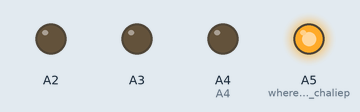
Simulated run of this sketch. Board: Arduino Uno, built with avr-gcc and run on an emulated ATmega328P. Parts: output pins drawn as LEDs (lit = HIGH).

Above: at 1.5 s.
At 4.0 s:
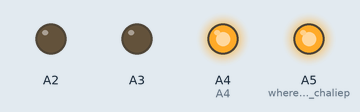
At 5.5 s:
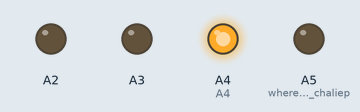
At 7.0 s:
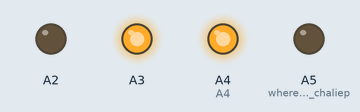
At 10.0 s:
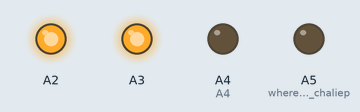
At 13.0 s:
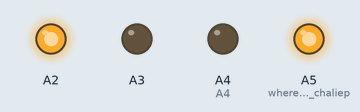
Timing chart, 0 to 15.6 s (numbered marks = the images above):
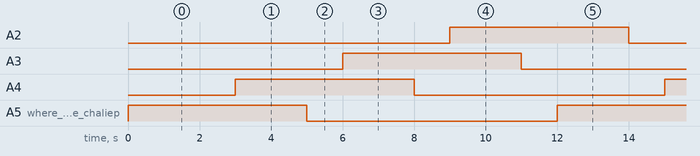

Measured:
- by itself, A2–4, A5 (where_12_leds_are_chaliep): alternates HIGH for 5.0 s and LOW for 7.0 s
- by itself, everything shown: repeats every 12.0 s, in 12 steps

The sketch:

charlieplexing_leds.ino
```cpp
/*
  Arduino IDE version: 1.8.3
  Tested on : ARBD-1
  Microcontroller:ATMEGA 328p
  Written by:Mohammad Waqas
  Date:11/06/2019
*/

// the setup function runs once when you press reset or power the board
void setup() {


}
// the loop function runs over and over again forever
void loop() {
  pinMode(A4, OUTPUT);	// A4,A5,A6 and A7 are four pins
  pinMode(A5, OUTPUT);	//where 12 leds are chalieplexed
  pinMode(A3, INPUT);
  pinMode(A2, INPUT);
  digitalWrite(A5, HIGH); //using this configuration led 1 turns on
  digitalWrite(A4, LOW);
  delay(1000);	//wait for a second


  pinMode(A3, OUTPUT);
  pinMode(A5, OUTPUT);
  pinMode(A4, INPUT);
  pinMode(A2, INPUT);
  digitalWrite(A5, HIGH);	//led 2 turns on and led 1 turns off
  digitalWrite(A3, LOW);
  delay(1000);

  pinMode(A2, OUTPUT);
  pinMode(A5, OUTPUT);
  pinMode(A3, INPUT);
  pinMode(A4, INPUT);
  digitalWrite(A5, HIGH);	//led 3 turns on and led 2 turns off
  digitalWrite(A2, LOW);
  delay(1000);

  pinMode(A3, OUTPUT);
  pinMode(A4, OUTPUT);
  pinMode(A5, INPUT);
  pinMode(A2, INPUT);
  digitalWrite(A4, HIGH);
  digitalWrite(A3, LOW);	//led 4 turns on and led 3 turns off
  delay(1000);

  pinMode(A4, OUTPUT);
  pinMode(A2, OUTPUT);
  pinMode(A3, INPUT);
  pinMode(A5, INPUT);
  digitalWrite(A4, HIGH);
  digitalWrite(A2, LOW);	//led 5 turns on and led 4 turns off
  delay(1000);

  pinMode(A4, OUTPUT);
  pinMode(A5, OUTPUT);
  pinMode(A3, INPUT);
  pinMode(A2, INPUT);
  digitalWrite(A4, HIGH);
  digitalWrite(A5, LOW);	//led 6 turns on and led 5 turns off
  delay(1000);


  pinMode(A3, OUTPUT);
  pinMode(A2, OUTPUT);
  pinMode(A4, INPUT);
  pinMode(A5, INPUT);
  digitalWrite(A3, HIGH);
  digitalWrite(A2, LOW);	//led 7 turns on and led 6 turns off
  delay(1000);

  pinMode(A3, OUTPUT);
  pinMode(A5, OUTPUT);
  pinMode(A4, INPUT);
  pinMode(A2, INPUT);
  digitalWrite(A3, HIGH);
  digitalWrite(A5, LOW);	//led 8 turns on and led 7 turns off
  delay(1000);

  pinMode(A3, OUTPUT);
  pinMode(A4, OUTPUT);
  pinMode(A5, INPUT);
  pinMode(A2, INPUT);
  digitalWrite(A3, HIGH);
  digitalWrite(A4, LOW);	//led 9 turns on and led 8 turns off
  delay(1000);

  pinMode(A2, OUTPUT);
  pinMode(A5, OUTPUT);
  pinMode(A4, INPUT);
  pinMode(A3, INPUT);
  digitalWrite(A2, HIGH);
  digitalWrite(A5, LOW);	//led 10 turns on and led 9 turns off
  delay(1000);

  pinMode(A2, OUTPUT);
  pinMode(A4, OUTPUT);
  pinMode(A3, INPUT);
  pinMode(A5, INPUT);
  digitalWrite(A2, HIGH);
  digitalWrite(A4, LOW);	//led 11 turns on and led 10 turns off
  delay(1000);


  pinMode(A3, OUTPUT);
  pinMode(A2, OUTPUT);
  pinMode(A4, INPUT);
  pinMode(A5, INPUT);
  digitalWrite(A2, HIGH);
  digitalWrite(A3, LOW);	//led 12 turns on and led 11 turns off
  delay(1000);

}
```
